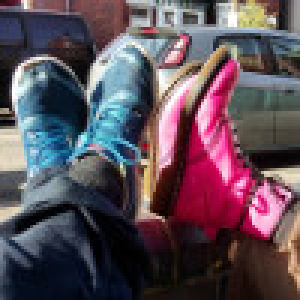
#> input picture patterns/train1.jpg, 100 x 100 px (shown 3 times larger); its folder holds only this picture in this run
$ jupyter execute --allow-errors lecture4.v3.ipynb   (shell and % lines are left out)   (Python 2 division)   (older library calls are emulated)
#> lines starting #> are read from the running program, lines starting #| are printed output that depends on the picture; after the words box and inside, x2 and y2 are one past the last pixel; in counts of white or black regions, pixels touching at a corner belong together
# Hopfield networks

Now we arrive at the culmination of our efforts. In the first three weeks we grappled with the fundamentals needed to bring us to this point.

First, we discussed the necessary concepts of emergence: how interesting properties of a system can result from the interaction of the parts of that system. It is essential that we pay attention to both the (low level) details of how a system works, and the (high level) details of what a system does as its overall function. Neuroscientists care about the brain. Psychologists care about the mind. We care about understanding both.

Second, we looked at the fundamental unit of brain function, the single neuron. We saw how we could model these units as simple information processors. As well as being an elegant simplification of much biological detail, this perspective also allows us to unite brain function with the universe of computation. Why is the brain like it is? Because it's primary job is collecting and passing on signals.

Third, we explored a mechanism for changing the connection strength (weight) between neurons: Hebb's Rule. We saw how this rule allows weights between neurons to encode co-occurance or correlation between their activities. If neuron activity is tied to events in the real world, then the weights will come to reflect the strength of association between those events.

This final fact means that networks of neurons can act in ways where they seem to make predictions, where they have expectations about what is connected to what in the world. Networks of neurons - networks we can model - can be shown to have something like beliefs or memories. These are unlike beliefs or memories humans have, since they don't come with the ability to experience or feel, but maybe they can tell us something about how our own memories are generated...

We are going to create a run a network of model neurons called a Hopfield Network.

[cell 1]
from IPython.display import HTML
HTML('<iframe src=http://www.scholarpedia.org/article/Hopfield_network width=1000 height=350></iframe>')

[cell 2]
'''
The code for running the Hopfield network is taken from Stefan Maetschke. Thanks Stefan!
http://codeaffectionate.blogspot.co.uk/2013/05/fun-with-hopfield-and-numpy.html

This will be the most complex code we have run so far, but it uses the basic principles we have already covered.
The difference is that we now have a network of hundreds of model neurons, not just one or two

'''

#Import libraries we will use.
# - remember, libraries are sets of functions we want to use in our code
# - functions are reusable sets of commands that do important tasks.

import numpy as np #maths functions in python
import socket #to get host machine identity
import os # for joining paths and filenames sensibly
import glob #for finding files
import pylab as plt #graphing functions

#draw graphs in this notebook rather than in separate windows

[cell 3]
#previously we have also defined our own functions
#We're going to do that a lot here.
#You don't need to follow each line of code, but do read the first line(s) which say what the code does

def from_jpg(name):
    #This function takes image files and converts them into a patter of numbers
    #We can then use this pattern of numbers to teach the Hopfield Network
    #need to make this so it forces square shape
    from PIL import Image
    size=40,40
    im = Image.open(name).convert('L')
    jm = im.resize(size,Image.ANTIALIAS)
    vals=np.array(jm.getdata())
    sgn = np.vectorize(lambda x: -1 if x<(255/2) else +1)
    return sgn(vals)

def to_pattern(letter):
    #This converts string to -1/+1 array
    from numpy import array
    return array([+1 if c=='X' else -1 for c in letter.replace('\n','')])

def display(pattern):
    #This shows a pattern of numbers as an image
    # - i.e it is the reverse of the 'from_jpg' function
    from pylab import imshow, cm, show
    side=int(np.sqrt(len(pattern)))
    imshow(pattern.reshape((side,side)),cmap=cm.binary, interpolation='nearest')
    show()

def train(patterns):
    #This trains a network to remember the patterns it is given
    # - since it is important I'll comment each line
    from numpy import zeros, outer, diag_indices  #import functions for vector calculus
    r,c = patterns.shape #take the patters and make them vectors. There is a neuron for each pixel in the patterns
    W = zeros((c,c)) #there is a weight between each neuron in the network
    for p in patterns: # for each pattern
        W = W + outer(p,p) # change the weights to reflect the correlation between pixels
    W[diag_indices(c)] = 0 # neurons are not connected to themselves (ie the weight is 0)
    return W/r #send back the normalised weights

def recall(W, patterns, steps=5):
    #The tests the network. You give it a pattern and see what it produces
    from numpy import vectorize, dot #vector calculus functions
    sgn = vectorize(lambda x: -1 if x<0 else +1) # convert input pattern into a -1/+1 pattern
    for _ in xrange(steps): #over a number of iterations (defined by 'steps')
        patterns = sgn(dot(patterns,W)) #adjust the neuron activity to reflect the weights
    return patterns #return the final pattern


def degrade(patterns,noise):
    #This allows you to add noise to a pattern
    sgn=np.vectorize(lambda x: x*-1 if np.random.random()<noise else x)
    out=sgn(patterns)
    return out

def degrade_weights(W,noise):
    #this function resets a proportion of the weights in the network
    sgn=vectorize(lambda x: 0 if random()<noise else x)
    return sgn(W)


def makepartial(p,proportion):
    u=int(proportion*len(p))
    new_p=p
    new_p[:u]=-1
    return new_p

We could train our Hopfiel network on any pattern. The neurons could be connected to any event, could represent any information. It is easiest to use visual patterns, though. Imagine that these are neurons which are connected to your visual system, so their activity normally reflects patterns of light and dark. What is another word for a pattern of light and dark? A picture!

So, first we need some pictures for our network to learn

<b>If you put your own jpg in the 'patterns' subdirectory the network will learn your picture as well</b>

[cell 4]
#get files from 'patterns' directory. You can put your own pictures in there if you want
files = glob.glob(os.path.join('patterns','*.jpg')) #where are the patterns stored?

#from these files, define patterns of numbers
patterns=np.array([from_jpg(p) for p in files]) #put individual patterns in array
#> in from_jpg, `im = Image.open(name).convert('L')`:
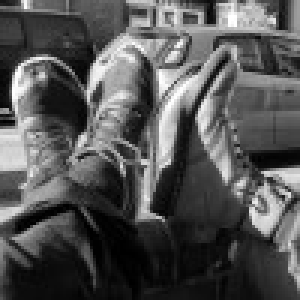
#> im: PIL image 100x100 L (shown 3 times larger); min 0, max 255, mean 83.8
#> in from_jpg, `jm = im.resize(size,Image.ANTIALIAS)`:
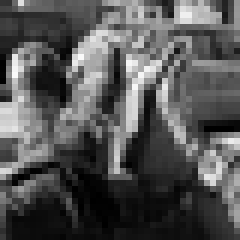
#> jm: PIL image 40x40 L (shown 6 times larger); min 0, max 250, mean 83.8
#> in from_jpg, `vals=np.array(jm.getdata())`: vals = 1600 values, max 250 at index 373, min 0 at index 400, mean 83.83

#remember how large the patterns are
side=int(np.sqrt(len(patterns[0]))) #assume all patterns the same shape
#> side = 40

Let's have a look at our patterns

#> (a cell that did not finish here is left out)

The Hopfield Network learns patterns of association. In this case, the association is between pixels in the images.

[cell 6]
print "train weights"

W = train(patterns)
#> the loop in train, `for p in patterns:` made 1 pass
#> pass 1, in train, `W = W + outer(p,p)`:
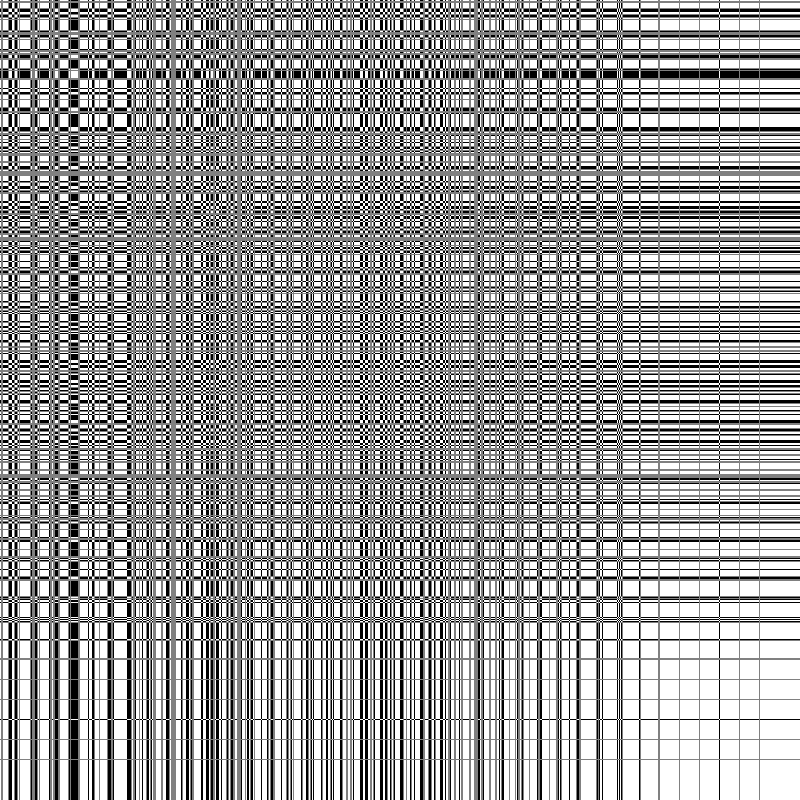
#> W: shape (1600, 1600) float64 (shown at 1/2 size); values -1 (black) and 1 (white), 61.5% white; 1 black region, box (x1, y1, x2, y2) and area: (0, 0, 1600, 1600) 985088

We have defined a network which has 'learnt' associations between pixels. Now the fun begins. We can explore the emergent properties of this network to see just what networks of simple neurons can do. We can ask if the way the Hopfield network behaves has any lessons to teach us about human memory.

#simple recall

In the graph below the first row shows the pattern the network is shown (the starting activity). The second row shows the pattern of activity after the neurons are allowed to send signals back and forth

[cell 7]
print "test with originals"

# Four axes, returned as a 2-d array
#> (the rest of this cell did not finish here and is left out)

They should match. Graphically this isn't very interesting, but it means that the network doesn't move away from the pattern it is shown if it has been trained it before. Is this something like what our memories do when we recognise something?

#Recognition with noisy inputs

You can recognise a face you've seen before in a new circumstances. You can recognise someone on a dark night, in the rain, even if they've changed their haircut. What does this mean to our network? Well, we can't give our patterns makeup, but we can alter them at random and see what how our network responds'

[cell 8]
noise=0.1

#reload original patterns.
#There's some variable reference / variable copying thing I don't understand that makes this necessary
patterns=np.array([from_jpg(p) for p in files]) #put individual patterns in array


print "degrade patterns with noise"
testpatterns=degrade(patterns,noise)

# Four axes, returned as a 2-d array
#> (the rest of this cell did not finish here and is left out)

In the cell above the amount of noise is defined as 0.1. That's 10% of pixels randomly switched. What happens if you change that number? How is the system responding?

What you are seeing is sometimes called 'graceful degredation'. That means that the system fails gradually - it doesn't need the exact right inputs to guess the right pattern. Consider:

Yuo nca unredstnad thsi

Human information processing is often very good at coping with noisy inputs. Computers, not so much.

# Recognition from partial cues

[cell 9]
print"test with partial cues"

proportion=0.4

#reload original patterns.
#There's some variable reference / variable copying thing I don't understand that makes this necessary
patterns=np.array([from_jpg(p) for p in files]) #put individual patterns in array

testpatterns=[makepartial(p,proportion) for p in patterns]
#> testpatterns = 1 item

$ run again, on patterns/train2.jpg
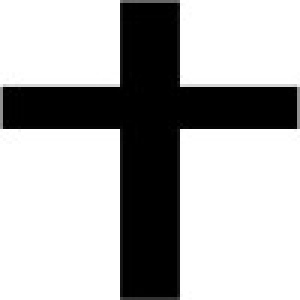
#> input picture patterns/train2.jpg, 100 x 100 px (shown 3 times larger)
#> in from_jpg, `jm = im.resize(size,Image.ANTIALIAS)`:
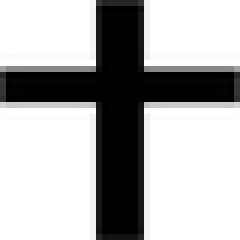
#> jm: PIL image 40x40 L (shown 6 times larger); min 0, max 255, mean 176.1
#> vals = 1600 values, max 255 at index 0, min 0 at index 57, mean 176.1
#> side = 40
#> the loop in train, `for p in patterns:` made 1 pass
#> pass 1, in train, `W = W + outer(p,p)`:
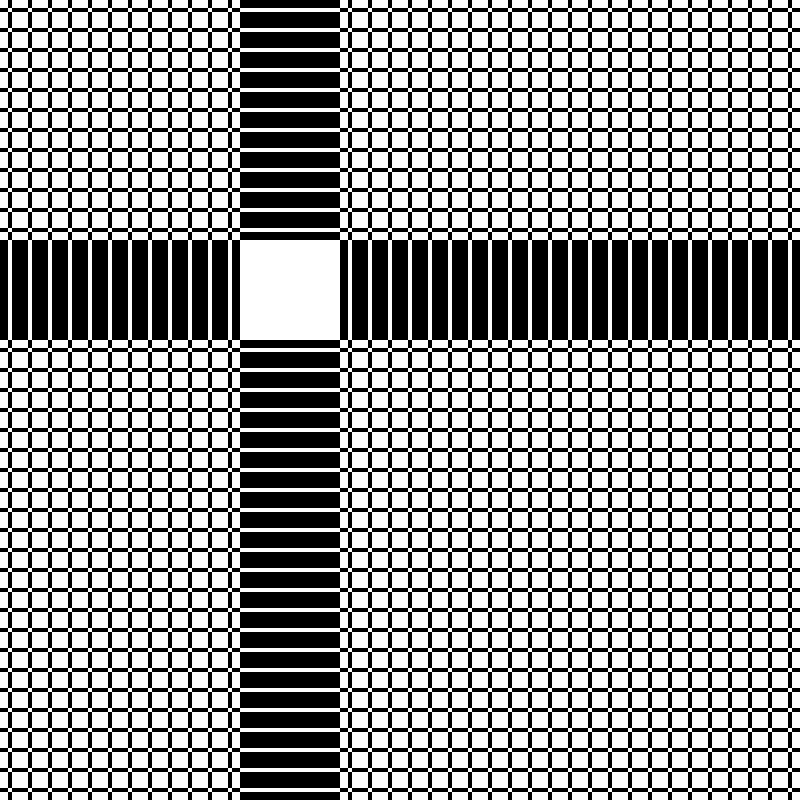
#> W: shape (1600, 1600) float64 (shown at 1/2 size); values -1 (black) and 1 (white), 58% white; 1 black region, box (x1, y1, x2, y2) and area: (0, 0, 1600, 1600) 1075200
#> testpatterns = 1 item

$ run again, on patterns/train3.jpg
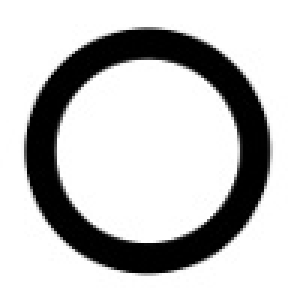
#> input picture patterns/train3.jpg, 100 x 100 px (shown 3 times larger)
#> in from_jpg, `jm = im.resize(size,Image.ANTIALIAS)`:
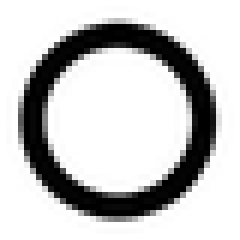
#> jm: PIL image 40x40 L (shown 6 times larger); min 0, max 255, mean 196.3
#> vals = 1600 values, max 255 at index 0, min 0 at index 179, mean 196.3
#> side = 40
#> the loop in train, `for p in patterns:` made 1 pass
#> pass 1, in train, `W = W + outer(p,p)`:
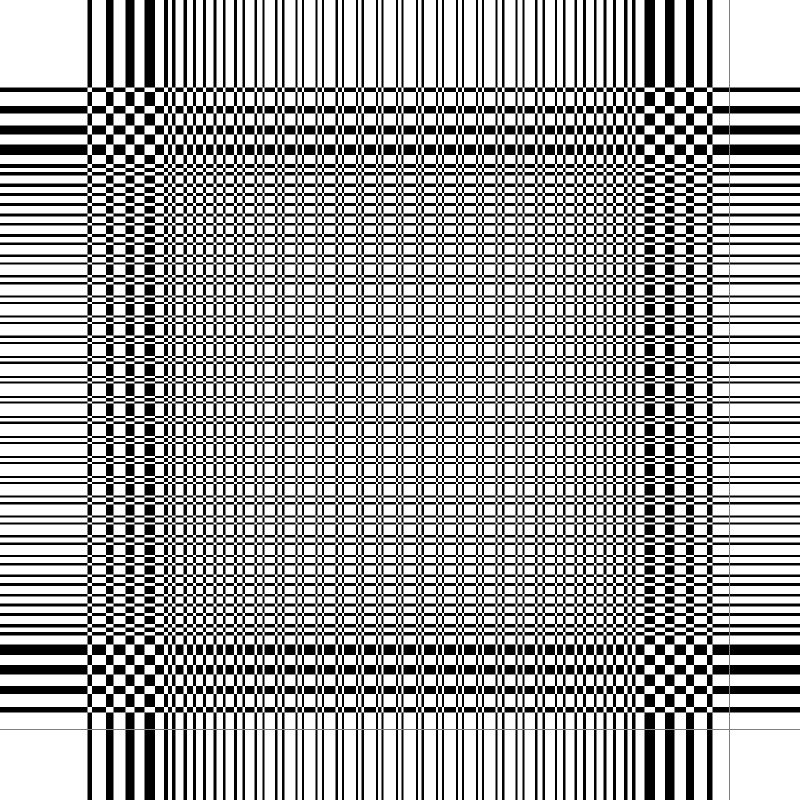
#> W: shape (1600, 1600) float64 (shown at 1/2 size); values -1 (black) and 1 (white), 64.6% white; 1 black region, box (x1, y1, x2, y2) and area: (0, 0, 1600, 1600) 905022
#> testpatterns = 1 item
